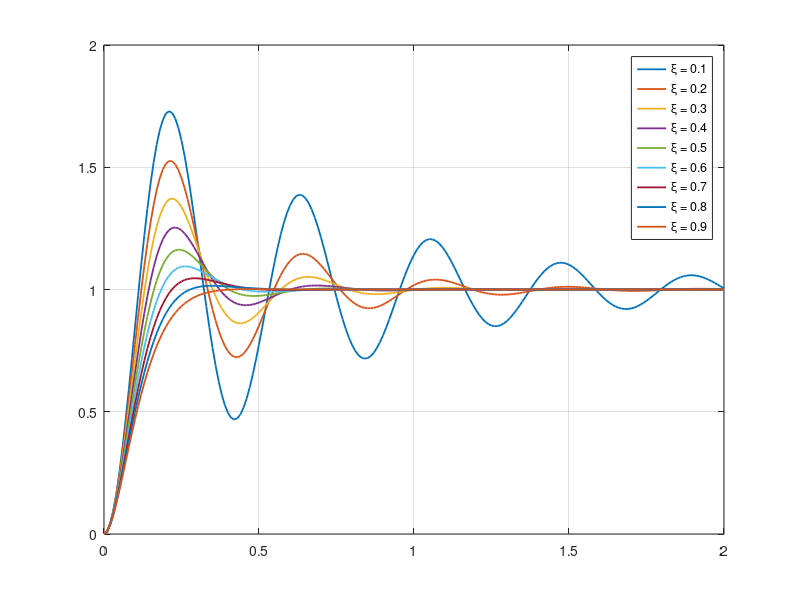

Write MATLAB code to recreate this figure.
%
% Sistema del secondo ordine - coefficiente di smorzamento (xi)
%
close all; clear all; clc;

% parametri del sistema
mu = 1;
omegan = 15;

s = tf('s');
TT = 0:0.01:2; % intervallo temporale

figure;
hold on; box on; zoom on; grid on;

% ciclo su valori di xi da 0.1 a 0.9
for xi=0.1:0.1:0.9

    % definizione del sistema
    G = mu*omegan^2/(s^2 + 2*xi*omegan*s + omegan^2);

    % risposta al gradino
    YY = step(G, TT);

    % plot
    plot(TT, YY, 'DisplayName', ['\xi = ' num2str(xi)], 'LineWidth', 1.3);
end

legend;